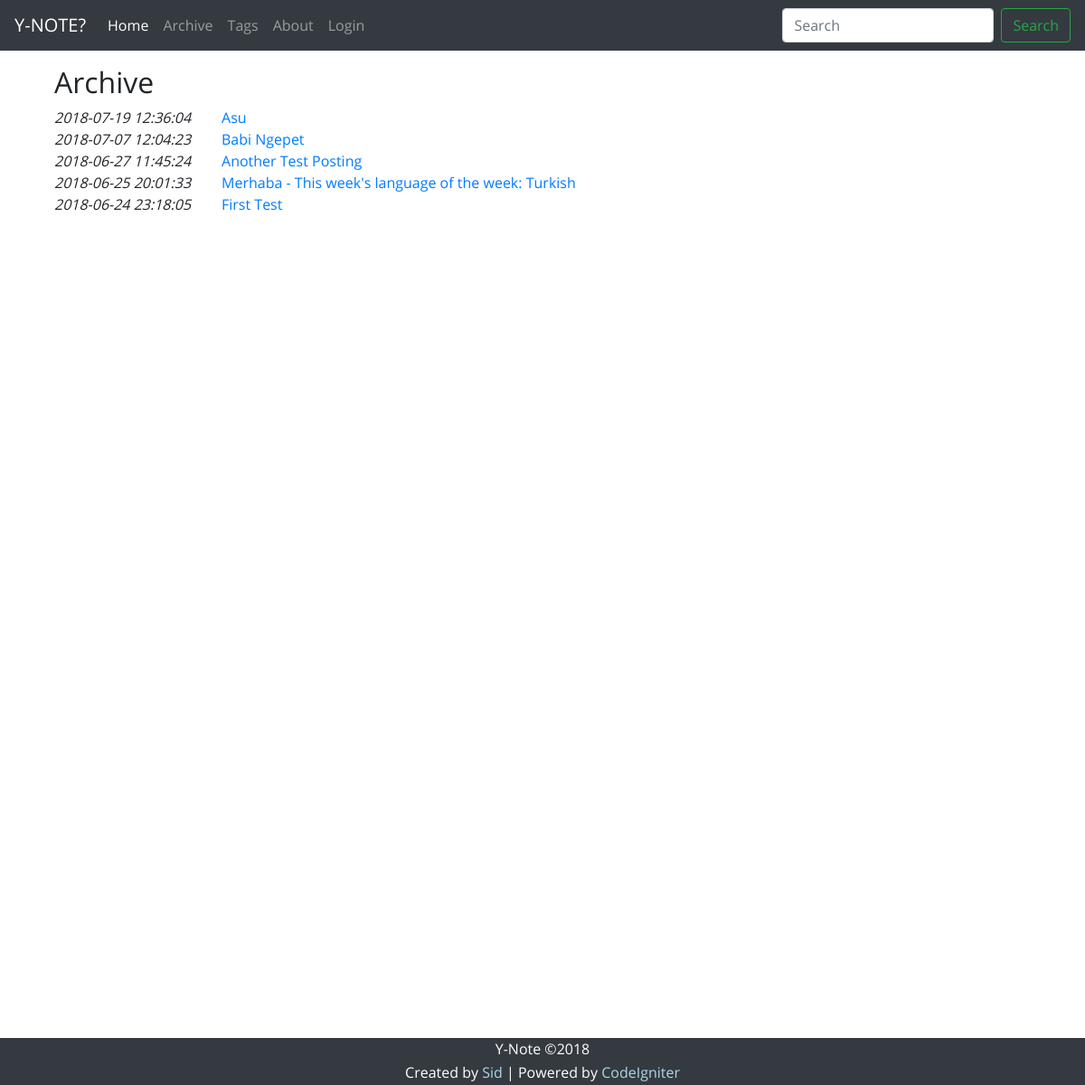
The page /index.php/archive on the database as committed earlier.
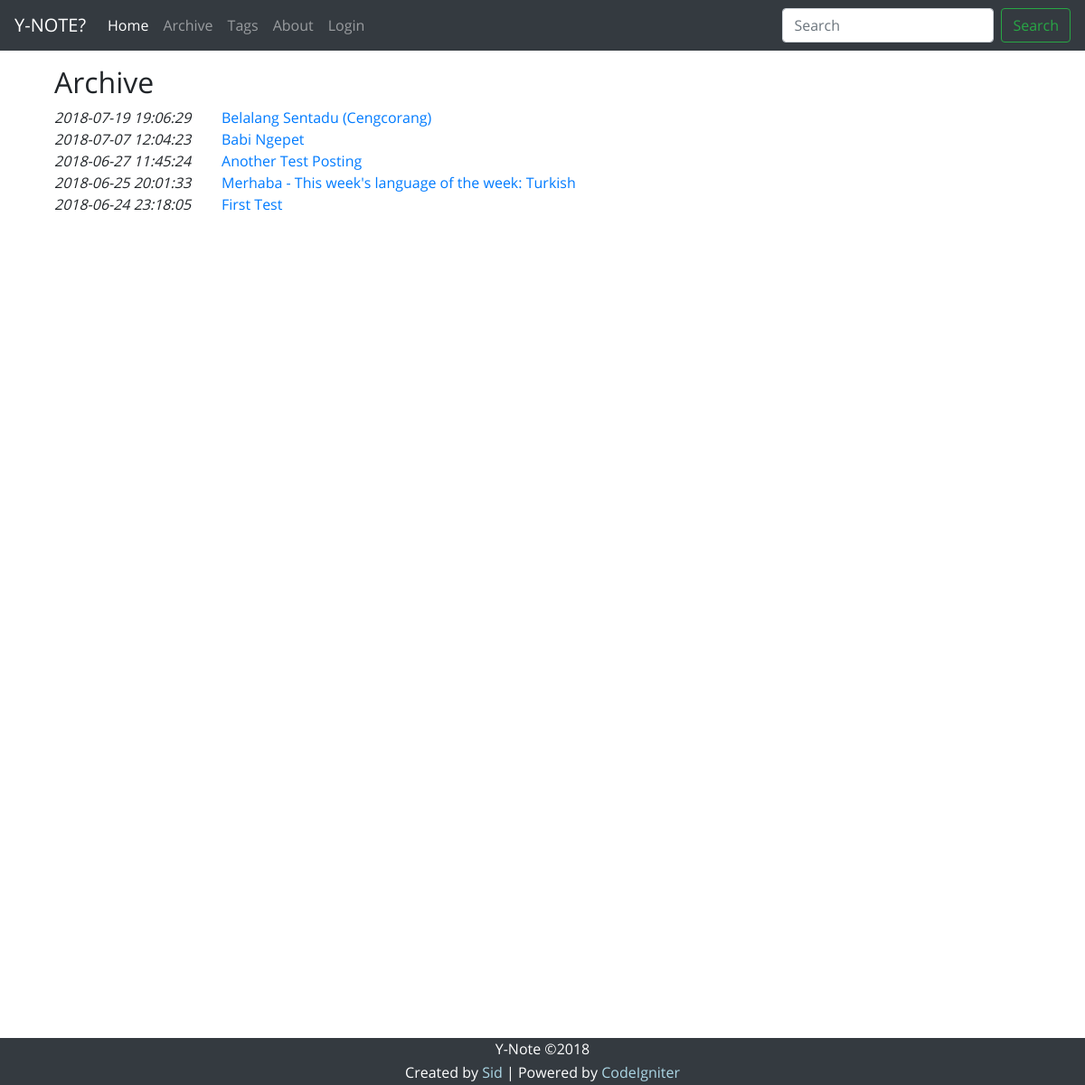
The same page on the database as committed later.
### tables this page shows
CREATE TABLE `posts` (
  `id_post` int(11) NOT NULL AUTO_INCREMENT,
  `date_post` datetime DEFAULT NULL,
  `date_modified` datetime DEFAULT NULL,
  `title_post` varchar(255) DEFAULT NULL,
  `content` text,
  `author` varchar(50) DEFAULT NULL,
  PRIMARY KEY (`id_post`)
);

### application/controllers/Archive.php (called while the page is built, shortened)
<?php
class Archive extends CI_Controller {
    public function index() {
        $posts = $this->Post_model;
        $list_all_posts = $posts->get_list_all_post();
        $this->load->view('header_view', array('page_title' => 'Archive - Y-Note'));
        $this->load->view('navbar_view');
        $this->load->view('archive_view', array('list_all_posts' => $list_all_posts));
        $this->load->view('tail_view');
    }
}

### index.php (called while the page is built, shortened)
<?php
require_once BASEPATH.'core/CodeIgniter.php';

### application/models/Post_model.php (called while the page is built, shortened)
<?php
class Post_model extends CI_Model {
    public function get_list_all_post() {
        $this->db->select('id_post, title_post, date_post')
                ->order_by('date_post', 'DESC');
        $query = $this->db->get('posts');
        return $query->result_array();
    }
}

### application/views/archive_view.php (the view, shortened to what this page needs)
<div class="container">
<h2>Archive</h2>
<?php
foreach ($list_all_posts as $post) {
    echo <<<EOD
    <div class="row">
        <div class="col-md-2">
            <em>{$post['date_post']}</em>
        </div>
        <div class="col-md-10">
            <a href="read_post/{$post['id_post']}">{$post['title_post']}</a>
        </div>
    </div>
EOD;
}
?>
</div>

Rows that differ between the two databases and show on the page:
removed posts: date_post "2018-07-19 12:36:04", title_post "Asu"
added posts: date_post "2018-07-19 19:06:29", title_post "Belalang Sentadu (Cengcorang)"
